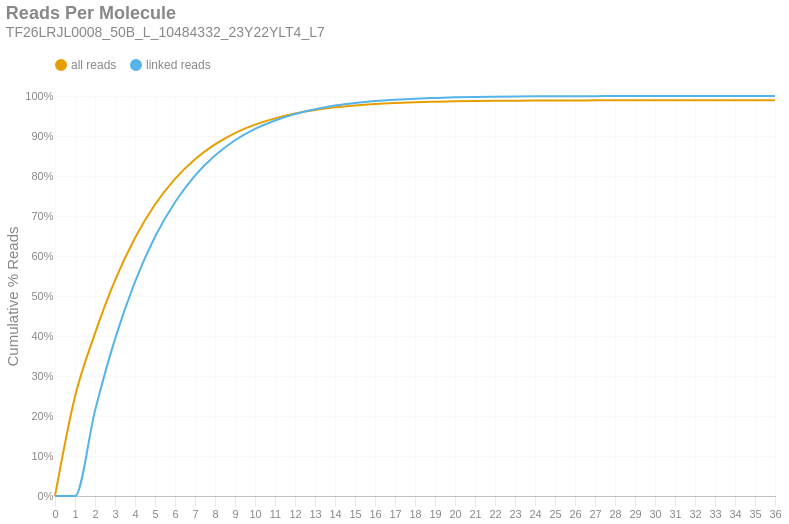

The cell this chart's notebook holds for it:
### Markdown cell above
### Reads per Molecule
This chart shows the cumulative distribution of the number of reads per linked molecule. That is, how many alignments are associated with a unique molecule. This excludes the number of reads associated with invalid or absent linked-read barcodes. The `linked` histogram is the percentages recalculated when disregarding singletons.

### Code cell
if SKIPLR:
    print_html(f"Skipped")
else:
    counts = np.bincount(valids['reads'].cast(pl.Int64).to_numpy())
    weighted = counts * np.arange(len(counts))
    all_perc = weighted / n_reads
    linked_perc = weighted / n_linked_reads
    linked_perc[1] = 0
    binned_df = pl.DataFrame({
        'readsper': list(range(len(counts))),
        'all reads (cumsum)': np.cumsum(all_perc).tolist(),
        'linked reads (cumsum)': np.cumsum(linked_perc).tolist(),
    })

    with SafeRender(binned_df):
        (
            density_plot(binned_df, 'Reads Per Molecule', samplename, 'readspmol')
            .encode(
                x=alt.X('readsper:O', title=None).axis(labelAngle=0).scale(padding=0),
                y=alt.Y('value:Q', title='Cumulative % Reads').axis(format='%').stack(False),
                color=alt.Color("key:N").scale(domain=["all reads", "linked reads"]),
                tooltip=[
                    alt.Tooltip("key:N", title="Data Type"),
                    alt.Tooltip("readsper:O", title="Reads Per Molecule"),
                    alt.Tooltip("value:Q", format=".2%", title="% Reads (Cum.)")
                ]            
            )
        ).display()

### Figure 1 — Vega-Lite specification as saved in the notebook (floating-point values rounded to 4 significant figures)
{"width": "container", "height": 400, "config": {"title": {"anchor": "start", "dy": -15, "fontSize": 18, "color": "#888888", "subtitleColor": "#888888", "subtitleFontSize": 14}, "arc": {"fill": "#0072B2"}, "axis": {"domainColor": "#888888", "domainWidth": 0.5, "gridWidth": 0.2, "grid": false, "titleFontWeight": 400, "titleFontSize": 15, "labelFontSize": 11, "labelColor": "#888888", "tickColor": "#888888", "tickWidth": 0.2, "titleColor": "#888888"}, "axisBand": {"grid": false}, "axisX": {"grid": true, "tickSize": 10, "domainCap": "round"}, "axisY": {"domain": false, "grid": true, "tickSize": 0, "domainCap": "round"}, "background": "transparent", "header": {"labelFontSize": 15, "labelColor": "#888888", "titleFontSize": 15, "titleFontWeight": 600, "titleColor": "#888888"}, "legend": {"labelFont": "sans-serif", "labelFontSize": 12, "labelColor": "#888888", "symbolSize": 100, "symbolType": "circle", "titleFontSize": 12, "titlePadding": 10, "titleColor": "#888888", "title": null, "orient": "top"}, "range": {"category": ["#E69F00", "#56B4E9", "#009E73", "#F0E442", "#0072B2", "#D55E00", "#CC79A7", "#000000"], "diverging": ["#cfe8f3", "#a2d4ec", "#73bfe2", "#46abdb", "#1696d2", "#12719e"]}, "area": {"fill": "#0072B2", "fillOpacity": 0.7, "line": true, "strokeOpacity": 0.7}, "line": {"color": "#0072B2", "stroke": "#0072B2", "strokeWidth": 2}, "trail": {"color": "#0072B2", "stroke": "#0072B2", "strokeWidth": 0, "size": 1}, "point": {"filled": true, "fillOpacity": 1.0, "size": 95}, "text": {"color": "#888888", "fontSize": 11, "align": "right", "fontWeight": 400, "size": 11}, "bar": {"fill": "#0072B2", "stroke": null}, "view": {"stroke": null, "continuousWidth": 660, "continuousHeight": 400}}, "data": {"name": "data-7a6179e4c20771afe4b6ee688dfc7449"}, "mark": {"type": "line", "interpolate": "monotone", "point": {"opacity": 0, "size": 275}}, "encoding": {"color": {"field": "key", "scale": {"domain": ["all reads", "linked reads"]}, "type": "nominal"}, "tooltip": [{"field": "key", "title": "Data Type", "type": "nominal"}, {"field": "readsper", "title": "Reads Per Molecule", "type": "ordinal"}, {"field": "value", "format": ".2%", "title": "% Reads (Cum.)", "type": "quantitative"}], "x": {"axis": {"labelAngle": 0}, "field": "readsper", "scale": {"padding": 0}, "title": null, "type": "ordinal"}, "y": {"axis": {"format": "%"}, "field": "value", "stack": false, "title": "Cumulative % Reads", "type": "quantitative"}}, "params": [{"name": "param_c36ac31b6afebe62", "select": {"type": "point", "fields": ["key"]}, "bind": "legend"}], "title": {"text": "Reads Per Molecule", "subtitle": "TF26LRJL0008_50B_L_10484332_23Y22YLT4_L7"}, "transform": [{"fold": ["all reads (cumsum)", "linked reads (cumsum)"]}, {"calculate": "replace(datum.key, ' (cumsum)', '')", "as": "key"}, {"filter": {"param": "param_c36ac31b6afebe62"}}], "usermeta": {"embedOptions": {"downloadFileName": "TF26LRJL0008_50B_L_10484332_23Y22YLT4_L7.readspmol"}}, "$schema": "https://vega.github.io/schema/vega-lite/v6.4.1.json", "datasets": {"data-7a6179e4c20771afe4b6ee688dfc7449": [{"readsper": 0, "all reads (cumsum)": 0.0, "linked reads (cumsum)": 0.0}, {"readsper": 1, "all reads (cumsum)": 0.2487, "linked reads (cumsum)": 0.0}, {"readsper": 2, "all reads (cumsum)": 0.4067, "linked reads (cumsum)": 0.2134}, {"readsper": 3, "all reads (cumsum)": 0.5392, "linked reads (cumsum)": 0.3923}, {"readsper": 4, "all reads (cumsum)": 0.645, "linked reads (cumsum)": 0.5351}, {"readsper": 5, "all reads (cumsum)": 0.7286, "linked reads (cumsum)": 0.648}, {"readsper": 6, "all reads (cumsum)": 0.7926, "linked reads (cumsum)": 0.7345}, {"readsper": 7, "all reads (cumsum)": 0.842, "linked reads (cumsum)": 0.8011}, {"readsper": 8, "all reads (cumsum)": 0.8791, "linked reads (cumsum)": 0.8511}, {"readsper": 9, "all reads (cumsum)": 0.9074, "linked reads (cumsum)": 0.8894}, {"readsper": 10, "all reads (cumsum)": 0.9284, "linked reads (cumsum)": 0.9177}, {"readsper": 11, "all reads (cumsum)": 0.9441, "linked reads (cumsum)": 0.9389}, {"readsper": 12, "all reads (cumsum)": 0.956, "linked reads (cumsum)": 0.9551}, {"readsper": 13, "all reads (cumsum)": 0.9648, "linked reads (cumsum)": 0.9669}, {"readsper": 14, "all reads (cumsum)": 0.9716, "linked reads (cumsum)": 0.9761}, {"readsper": 15, "all reads (cumsum)": 0.9765, "linked reads (cumsum)": 0.9826}, {"readsper": 16, "all reads (cumsum)": 0.98, "linked reads (cumsum)": 0.9874}, {"readsper": 17, "all reads (cumsum)": 0.9825, "linked reads (cumsum)": 0.9908}, {"readsper": 18, "all reads (cumsum)": 0.9844, "linked reads (cumsum)": 0.9933}, {"readsper": 19, "all reads (cumsum)": 0.9857, "linked reads (cumsum)": 0.9951}, {"readsper": 20, "all reads (cumsum)": 0.9868, "linked reads (cumsum)": 0.9966}, {"readsper": 21, "all reads (cumsum)": 0.9875, "linked reads (cumsum)": 0.9976}, {"readsper": 22, "all reads (cumsum)": 0.988, "linked reads (cumsum)": 0.9983}, {"readsper": 23, "all reads (cumsum)": 0.9883, "linked reads (cumsum)": 0.9987}, {"readsper": 24, "all reads (cumsum)": 0.9886, "linked reads (cumsum)": 0.9991}, {"readsper": 25, "all reads (cumsum)": 0.9888, "linked reads (cumsum)": 0.9994}, {"readsper": 26, "all reads (cumsum)": 0.989, "linked reads (cumsum)": 0.9996}, {"readsper": 27, "all reads (cumsum)": 0.9891, "linked reads (cumsum)": 0.9997}, {"readsper": 28, "all reads (cumsum)": 0.9891, "linked reads (cumsum)": 0.9998}, {"readsper": 29, "all reads (cumsum)": 0.9892, "linked reads (cumsum)": 0.9999}, {"readsper": 30, "all reads (cumsum)": 0.9893, "linked reads (cumsum)": 0.9999}, {"readsper": 31, "all reads (cumsum)": 0.9893, "linked reads (cumsum)": 1.0}, {"readsper": 32, "all reads (cumsum)": 0.9893, "linked reads (cumsum)": 1.0}, {"readsper": 33, "all reads (cumsum)": 0.9893, "linked reads (cumsum)": 1.0}, {"readsper": 34, "all reads (cumsum)": 0.9893, "linked reads (cumsum)": 1.0}, {"readsper": 35, "all reads (cumsum)": 0.9893, "linked reads (cumsum)": 1.0}, {"readsper": 36, "all reads (cumsum)": 0.9893, "linked reads (cumsum)": 1.0}]}}
